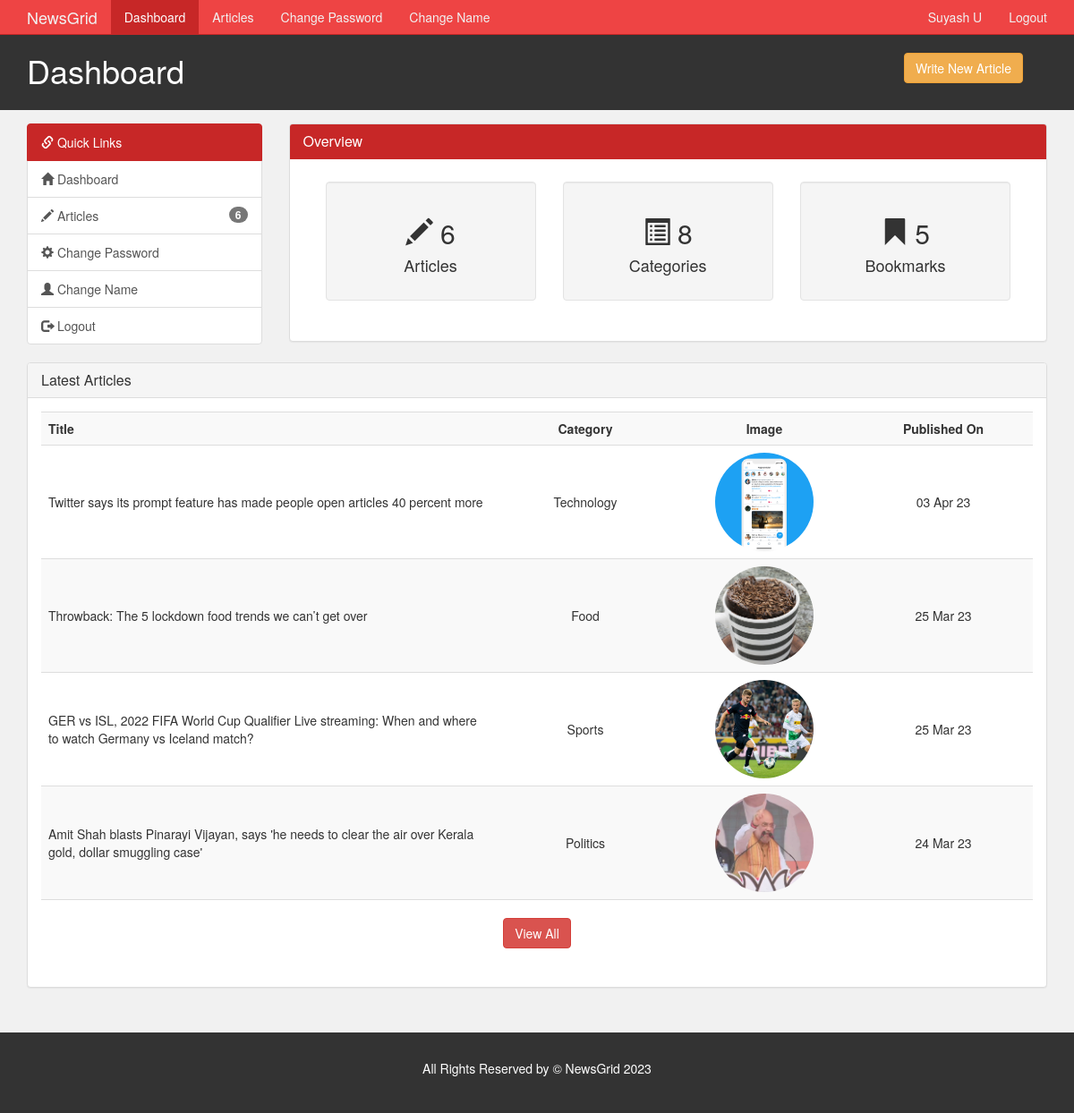
Screenshot of /author/index.php (signed in) with the database file from the repository.
### tables this page shows
CREATE TABLE `article` (
  `article_id` int(11) NOT NULL,
  `category_id` int(11) NOT NULL,
  `author_id` int(11) NOT NULL,
  `article_title` varchar(250) NOT NULL,
  `article_image` varchar(200) NOT NULL,
  `article_description` text NOT NULL,
  `article_date` date NOT NULL,
  `article_trend` tinyint(4) NOT NULL,
  `article_active` tinyint(4) NOT NULL
);

CREATE TABLE `category` (
  `category_id` int(11) NOT NULL,
  `category_name` varchar(45) NOT NULL,
  `category_color` varchar(35) NOT NULL,
  `category_image` varchar(250) NOT NULL,
  `category_description` varchar(350) NOT NULL
);

### author/index.php (the view, shortened to what this page needs)
<?php
  require('./includes/nav.inc.php');
?>
<section id="main">
  <div class="container">
    <div class="row">
      <?php
        $cat_sql = "SELECT COUNT(category_id)
                    AS no_of_categories
                    FROM category";
        $cat_result = mysqli_query($con,$cat_sql);
        $cat_data = mysqli_fetch_assoc($cat_result);
        $no_of_categories = $cat_data['no_of_categories'];
        $book_sql =  "SELECT COUNT(bookmark_id)
                      AS no_of_bookmarks
                      FROM article,bookmark
                      WHERE article.author_id = {$author_id}
                      AND bookmark.article_id = article.article_id";
        $book_result = mysqli_query($con,$book_sql);
        $book_data = mysqli_fetch_assoc($book_result);
        $no_of_bookmarks = $book_data['no_of_bookmarks'];
        require('./includes/quick-links.inc.php');
      ?>
      <div class="col-md-9">
        <div class="panel panel-default">
          <div class="panel-heading main-color-bg">
            <h3 class="panel-title">Overview</h3>
          </div>
          <div class="panel-body" style="padding: 2.5rem;">
            <div class="col-md-4">
              <div class="well dash-box">
                <h2>
                  <span class="glyphicon glyphicon-pencil"></span>
                  <?php echo $no_of_articles;?>
                </h2>
                <h4>Articles</h4>
              </div>
            </div>
            <div class="col-md-4">
              <div class="well dash-box">
                <h2>
                  <span class="glyphicon glyphicon-list-alt" aria-hidden="true"></span>
                  <?php echo $no_of_categories;?>
                </h2>
                <h4>Categories</h4>
              </div>
            </div>
            <div class="col-md-4">
              <div class="well dash-box">
                <h2>
                  <span class="glyphicon glyphicon-bookmark"></span>
                  <?php echo $no_of_bookmarks;?>
                </h2>
                <h4>Bookmarks</h4>
              </div>
            </div>
          </div>
        </div>
      </div>
    </div>
    <div class="row">
      <?php
        $sql = "SELECT article.article_title,
                article.article_date,
                article.article_image,
                category.category_name
                FROM article, category
                WHERE article.author_id = {$author_id}
                AND article.category_id = category.category_id
                ORDER BY article_date DESC
                LIMIT 4";
        $result = mysqli_query($con,$sql);
        $row = mysqli_num_rows($result);
      ?>
      <div class="col-md-12">
        <div class="panel panel-default">
          <div class="panel-heading">
            <h4 class="panel-title">Latest Articles</h4>
          </div>
          <div class="panel-body">
            <table class="table table-striped article-list table-hover">
              <tr>
                <th>Title</th>
                <th>Category</th>
                <th>Image</th>
                <th>Published On</th>
              </tr>
              <?php
                if($row > 0) {
                  while($data = mysqli_fetch_assoc($result)) {
                    $category_name = $data['category_name'];
                    $article_title = $data['article_title'];
                    $article_image = $data['article_image'];
                    $article_date = $data['article_date'];
                    $article_date = date("d M y",strtotime($article_date));
                    echo '
                      <tr>
                        <td>
                          '.$article_title.'
                        </td>
                        <td>
                          '.$category_name.'
                        </td>
                        <td>
                          <img src="../assets/images/articles/'.$article_image.'" />
                        </td>
                        <td>
                          '.$article_date.'
                        </td>
                      </tr>
                    ';
                  }
                  echo '
                    <tr>
                      <td colspan="4" align="center" style="padding-top: 2rem;">
                        <a href="./articles.php" class="btn btn-danger ">View All</a>
                      </td>
                    </tr>
                  ';
                }
              ?>
            </table>
          </div>
        </div>
      </div>
    </div>
  </div>
</section>
<?php
  require('./includes/footer.inc.php')
?>

### assets/css/admin/style.css (style rules this page uses)
body { background: var(--light-color); }
.main-color-bg { background-color: var(--primary-color) !important; border-color: var(--primary-color) !important; color: #ffffff !important; }
.dash-box { text-align: center; }
.article-list td img { border-radius: 50%; object-fit: cover; height: 11rem; text-align: left; width: 11rem; }
.article-list td:not(:first-child), .article-list th:not(:first-child) { text-align: center; }
.article-list th, .article-list td { min-width: 200px; vertical-align: middle !important; }
#main { min-height: 57.2vh; }

### assets/css/partials/1-variables.css (style rules this page uses)
:root { --primary-color: #c72727; --secondary-color: #f99500; --light-color: #f1f1f1; --dark-color: #50514f; --black-color: #333333; --tag-trend-color: #fa163f; --tag-yellow-color: #ffbe0b; --tag-purple-color: #8338ec; --tag-blue-color: #3a86ff; --tag-green-color: #00ff73; --tag-orange-color: #ef4339; --tag-pink-color: #ff0a54; --tag-brown-color: #663f3f; --hover-color: #ee4444; --active-color: #b90615; --ts-vs: 0.56rem; --ts-sml: 0.8rem; --ts-md: 1.1rem; --ts-lg: 1.25rem; --hs-vs: 1.3rem; --hs-sml: 2rem; --hs-md: 2.5rem; --hs-lg: 3rem; --ff-monts: "Montserrat", sans-serif; --ff-nunito: "Nunito Sans", sans-serif; --ff-noto: "Noto Serif", serif; --ff-robo: "Roboto", sans-serif; --border-radius: 5px; }

### rows the page displays
article: article_title "Twitter says its prompt feature has made people open articles 40 percent more", category.category_name "Technology", article_image (picture), article_date "03 Apr 23"
article: article_title "Throwback: The 5 lockdown food trends we can’t get over", category.category_name "Food", article_image (picture), article_date "25 Mar 23"
article: article_title "GER vs ISL, 2022 FIFA World Cup Qualifier Live streaming: When and where to watch Germany vs Iceland match?", category.category_name "Sports", article_image (picture), article_date "25 Mar 23"
article: article_title "Amit Shah blasts Pinarayi Vijayan, says 'he needs to clear the air over Kerala gold, dollar smuggling case'", category.category_name "Politics", article_image (picture), article_date "24 Mar 23"

### other values shown
$author_name "Suyash U"
$page_title "Dashboard"
$no_of_articles "6"
$no_of_categories "8"
$no_of_bookmarks "5"
